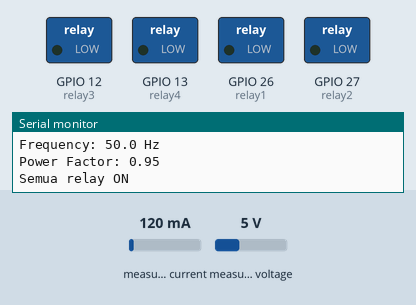
Simulated run of this sketch. Board: ESP32. On the bench: switched loads named in the sketch (green lamp = pin HIGH), the last lines printed to the serial monitor. Inputs (shaded band) come from the test bench; at power-on: measured current 120 mA, measured voltage 5 V.

Above: at 2.5 s.
At 49.8 s:
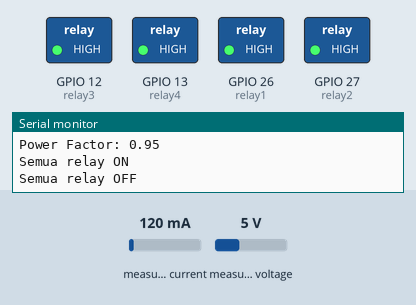
Timing chart, 0 to 55.0 s (numbered marks = the images above):
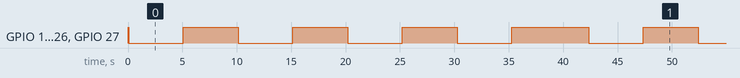

The sketch:

1.Coding_Lengkap-4PZEM_4Relay.ino
```cpp
#include <PZEM004Tv30.h>
// Debugging Serial
#define DEBUG_SERIAL Serial

// Pin untuk PZEM 1
#define RX_PIN1 4
#define TX_PIN1 5
// Pin untuk PZEM 2
#define RX_PIN2 18
#define TX_PIN2 19
// Pin untuk PZEM 1
#define RX_PIN3 21
#define TX_PIN3 22
// Pin untuk PZEM 2
#define RX_PIN4 19
#define TX_PIN4 18

// Urutan pin relay harus sama dengan urutan pada relay
// Pin relay
const int relay1 = 26;    //pin1
const int relay2 = 27;    //pin2
const int relay3 = 12;    //pin3
const int relay4 = 13;    //pin4


// HardwareSerial untuk masing-masing PZEM
HardwareSerial serialPZEM1(1); // UART1
HardwareSerial serialPZEM2(2); // UART2
HardwareSerial serialPZEM3(3); // UART3
HardwareSerial serialPZEM4(4); // UART4

// Objek PZEM untuk masing-masing modul
PZEM004Tv30 pzem1(serialPZEM1, RX_PIN1, TX_PIN1);
PZEM004Tv30 pzem2(serialPZEM2, RX_PIN2, TX_PIN2);
PZEM004Tv30 pzem3(serialPZEM3, RX_PIN3, TX_PIN3);
PZEM004Tv30 pzem4(serialPZEM4, RX_PIN4, TX_PIN4);


void setup() {
    // Inisialisasi Serial untuk debugging
    DEBUG_SERIAL.begin(115200);

    // Inisialisasi Serial untuk PZEM 1
    serialPZEM1.begin(9600, SERIAL_8N1, RX_PIN1, TX_PIN1);
    // Inisialisasi Serial untuk PZEM 2
    serialPZEM2.begin(9600, SERIAL_8N1, RX_PIN2, TX_PIN2);
        // Inisialisasi Serial untuk PZEM 3
    serialPZEM3.begin(9600, SERIAL_8N1, RX_PIN3, TX_PIN4);
        // Inisialisasi Serial untuk PZEM 4
    serialPZEM4.begin(9600, SERIAL_8N1, RX_PIN4, TX_PIN4);

    DEBUG_SERIAL.println("Monitoring Dua Modul PZEM-004T v3.0");
    DEBUG_SERIAL.println("------------------------------------");


    // Inisialisasi pin relay sebagai output
    pinMode(relay1, OUTPUT);
    pinMode(relay2, OUTPUT);
    pinMode(relay3, OUTPUT);
    pinMode(relay4, OUTPUT);
    // Pastikan relay dimulai dalam keadaan mati
    digitalWrite(relay1, HIGH);
    digitalWrite(relay2, HIGH);
    digitalWrite(relay3, HIGH);
    digitalWrite(relay4, HIGH);
}

void loop() {
    // Membaca data dari PZEM 1
    DEBUG_SERIAL.println("Data dari PZEM 1:");
    bacaPZEM(pzem1);

    // Membaca data dari PZEM 2
    DEBUG_SERIAL.println("Data dari PZEM 2:");
    bacaPZEM(pzem2);

    // Membaca data dari PZEM 1
    DEBUG_SERIAL.println("Data dari PZEM 3:");
    bacaPZEM(pzem3);

    // Membaca data dari PZEM 2
    DEBUG_SERIAL.println("Data dari PZEM 4:");
    bacaPZEM(pzem4);

    DEBUG_SERIAL.println("------------------------------------");

    // Tunggu 2 detik sebelum pembacaan berikutnya
    delay(2000);
}

void bacaPZEM(PZEM004Tv30 &pzem) {
    // Baca data dari modul PZEM
    float voltage = pzem.voltage();
    float current = pzem.current();
    float power = pzem.power();
    float energy = pzem.energy();
    float frequency = pzem.frequency();
    float pf = pzem.pf();

    // Periksa apakah data valid
    if (isnan(voltage) || isnan(current) || isnan(power) || isnan(energy) || isnan(frequency) || isnan(pf)) {
        DEBUG_SERIAL.println("Gagal membaca data dari PZEM!");
    } else {
        // Tampilkan data ke Serial Monitor
        DEBUG_SERIAL.print("Voltage: ");      DEBUG_SERIAL.print(voltage);      DEBUG_SERIAL.println(" V");
        DEBUG_SERIAL.print("Current: ");      DEBUG_SERIAL.print(current);      DEBUG_SERIAL.println(" A");
        DEBUG_SERIAL.print("Power: ");        DEBUG_SERIAL.print(power);        DEBUG_SERIAL.println(" W");
        DEBUG_SERIAL.print("Energy: ");       DEBUG_SERIAL.print(energy, 3);    DEBUG_SERIAL.println(" kWh");
        DEBUG_SERIAL.print("Frequency: ");    DEBUG_SERIAL.print(frequency, 1); DEBUG_SERIAL.println(" Hz");
        DEBUG_SERIAL.print("Power Factor: "); DEBUG_SERIAL.println(pf);
    }
    DEBUG_SERIAL.println();


    // Nyala semua relay
    digitalWrite(relay1, LOW);
    digitalWrite(relay2, LOW);
    digitalWrite(relay3, LOW);
    digitalWrite(relay4, LOW);
    Serial.println("Semua relay ON");
    delay(5000); // Tunggu 5 detik

    // Mati semua relay
    digitalWrite(relay1, HIGH);
    digitalWrite(relay2, HIGH);
    digitalWrite(relay3, HIGH);
    digitalWrite(relay4, HIGH);
    Serial.println("Semua relay OFF");
    delay(5000); // Tunggu 5 detik
}
```

Measured:
- by itself, GPIO 12 (relay3), GPIO 13 (relay4), GPIO 26 (relay1), GPIO 27 (relay2): repeats every 42.3 s: 3 × (HIGH 5.1 s, LOW 5.0 s), HIGH 7.1 s, LOW 5.0 s
- by itself, everything shown: repeats every 42.3 s, in 8 steps
